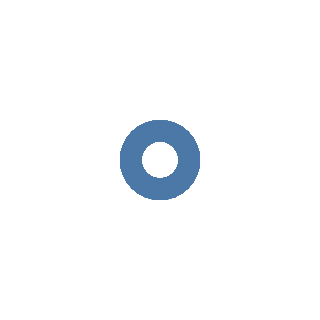

The code cell stored with this chart in its notebook:
### Markdown cell above
Ya podemos empezar a decidir nuestro gráfico. Primero queremos decidir qué marcas (marks) geométricas queremos que tenga. Elegimos el atributo `mark_point()`. 
Así como `point`, existen otros tipos de _marks_
- point
- line
- bar
- area
- rect
- geoshape
- text
- circle
- square
- rule
- tick

### Code cell
alt.Chart(happy).mark_point()
